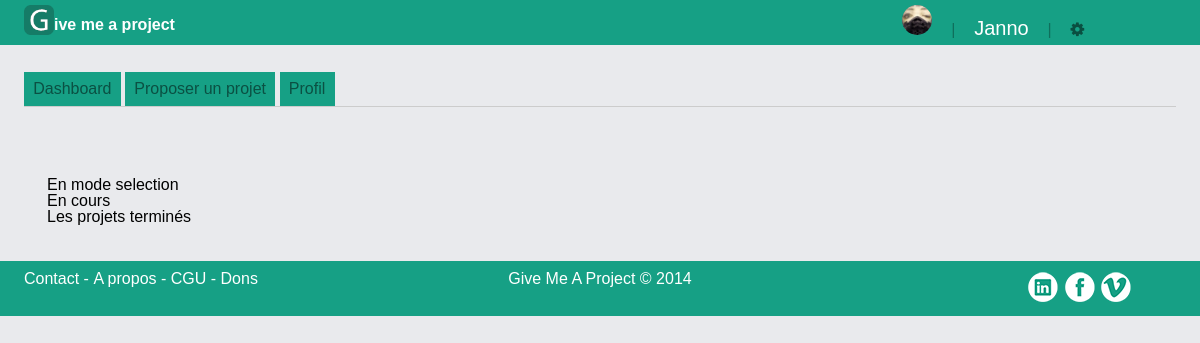
/index.php?page=pp-profil (signed in), run on an earlier commit of the app's database.
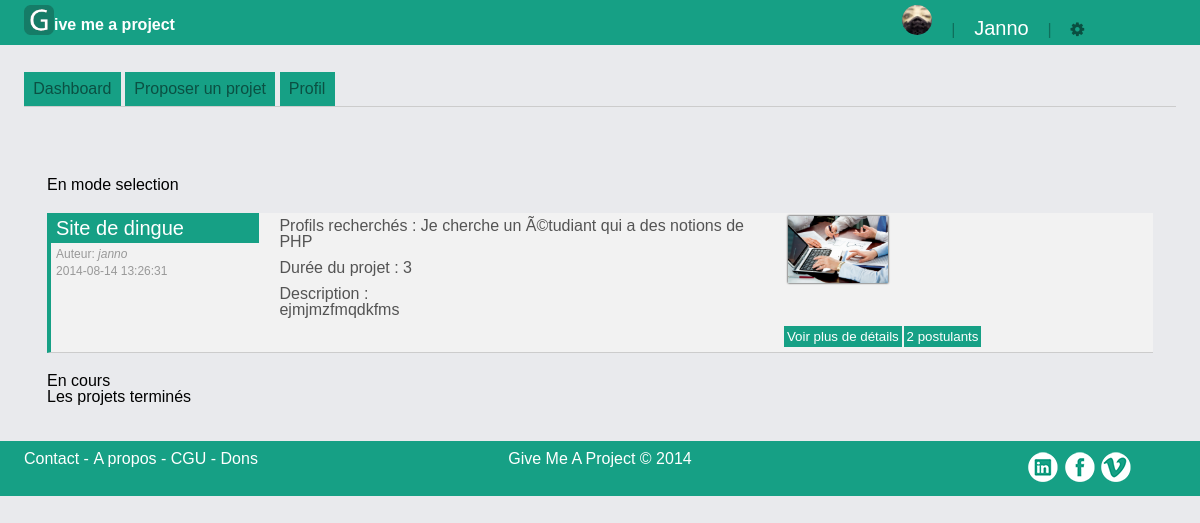
And on a later commit of the database.
### tables this page shows
CREATE TABLE `project` (
  `id` int(11) NOT NULL AUTO_INCREMENT,
  `selection` varchar(32) NOT NULL,
  `projetnom` varchar(255) NOT NULL,
  `projetdescription` varchar(1000) NOT NULL,
  `projetwords` varchar(255) NOT NULL,
  `profilrecherche` varchar(1000) NOT NULL,
  `projetdate` datetime NOT NULL,
  `tempstravail` varchar(11) NOT NULL,
  `username` varchar(32) NOT NULL,
  `statut` varchar(32) NOT NULL,
  `photo` varchar(255) NOT NULL,
  PRIMARY KEY (`id`),
  UNIQUE KEY `id` (`id`)
);

### apps/pp-profil.php (called while the page is built, shortened)
<?php
require("models/projet.class.php");
$id=$_SESSION['username'];
function getProjetsSelection($db,$id)
{
	$tab=array();
	$res = mysqli_query($db, "SELECT * FROM project WHERE statut='selection' AND username='".$id."' ORDER BY projetdate DESC");
	while ($data = mysqli_fetch_object($res, 'Projet'))
		$tab[] = $data;
	return $tab;
}
$listeProjetSelection=getProjetsSelection($db,$id);
require("views/pp-profil.phtml");

### apps/skel.php (called while the page is built)
<?php
require("views/skel.phtml");

### index.php (called while the page is built, shortened)
<?php
require("apps/skel.php");
?>

### models/projet.class.php (called while the page is built, shortened)
<?php
class Projet {
	private $id;
	private $projetnom;
	private $projetdescription;
	private $profilrecherche;
	private $username;
	private $tempstravail;
	private $projetdate;
	private $photo;
	public function getProjetid() {
		return $this->id;
	}
	public function getProjetnom() {
		return $this->projetnom;
	}
	public function getProjetdescription() {
		return $this->projetdescription;
	}
	public function getProjetusername() {
		return $this->username;
	}
	public function getProfilrecherche() {
		return $this->profilrecherche;
	}
	public function getTempstravail() {
		return $this->tempstravail;
	}
	public function getProjetdate() {
		return $this->projetdate;
	}
	public function getPhoto() {
		return $this->photo;
	}
}

### views/billet-projet-selection.phtml (the view)
<div class="billet">
	<div class="topProjet">
		<p class="nomProjet"><?= $listeProjetSelection[$i]->getProjetnom()?></p>
		<p class="auteur">Auteur: <span class="nomPP"><?= $listeProjetSelection[$i]->getProjetusername()?></p>
		<p class="auteur"><?= $listeProjetSelection[$i]->getProjetdate()?></p>
	</div>
	<div class="descProjet">
		<p class="">Profils recherchés : <?= $listeProjetSelection[$i]->getProfilrecherche()?></p>
		<p class="">Durée du projet : <?= $listeProjetSelection[$i]->getTempstravail()?></p>
		<p>Description : <br> <?= $listeProjetSelection[$i]->getProjetdescription()?></p>
	</div>
	<div class="col-3">
		<div class="content-img">
		<img src="sources/images/photo_project/<?= $listeProjetSelection[$i]->getPhoto()?>" alt="">
		</div>
	<?php
	$res=mysqli_query($db,"SELECT type FROM user WHERE username = '".$_SESSION['username']."'");
	$type=mysqli_fetch_assoc($res);
	if($type['type'] == 'dev') {
		echo '<form action="index.php?page=dev-projets" method="POST">
			<input type="hidden" name="idp" value="'.$listeProjetSelection[$i]->getProjetid().'">
			<input type="submit" name="voirFicheProjet" value="Voir plus de détails">
			<input type="submit" class="back" name="postulerProjet" value="Postuler">
			</form>';
		}
		else if ($type['type'] == 'pp') {
			$res = mysqli_query($db, "SELECT COUNT(*) AS count FROM candidats WHERE id_projet='".$listeProjetSelection[$i]->getProjetid()."'");
			$data = mysqli_fetch_assoc($res);
			echo '<form action="index.php?page=pp-projets" method="POST">
			<input type="hidden" name="idp" value="'.$listeProjetSelection[$i]->getProjetid().'">
			<input type="submit" class="back" name="voirFicheProjet" value="Voir plus de détails">
			<input type="submit" class="postulants" name="postulants" value="'.$data['count'].' postulants">
			</form>';
		}
	?>
	</div>
</div>

### views/pp-profil.phtml (shortened to what this page needs)
<div class="content">
	<div class="dashboard">
		<h1>En mode selection</h1>
		<?php
			$i=0;
			while (isset($listeProjetSelection[$i]))
		    {
			    require ('views/billet-projet-selection.phtml');
			    $i++;
			}
		?>
		<h1>En cours</h1>
		<h1>Les projets terminés</h1>
	</div>
</div>

What changed in the data, as far as the page shows it:
added project: projetnom "Site de dingue", username "janno", projetdate "2014-08-14 13:26:31", profilrecherche "Je cherche un Ã©tudiant qui a des notions de PHP", tempstravail "3", projetdescription "ejmjmzfmqdkfms", photo (picture)
